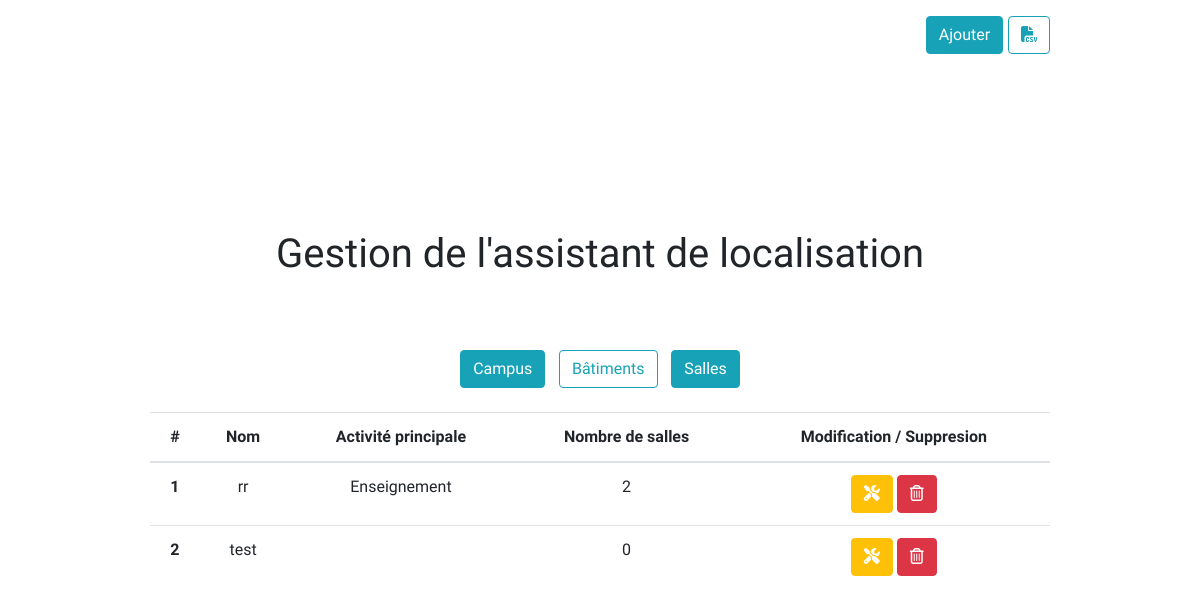
The page /edit/building/0 on the database as committed earlier.
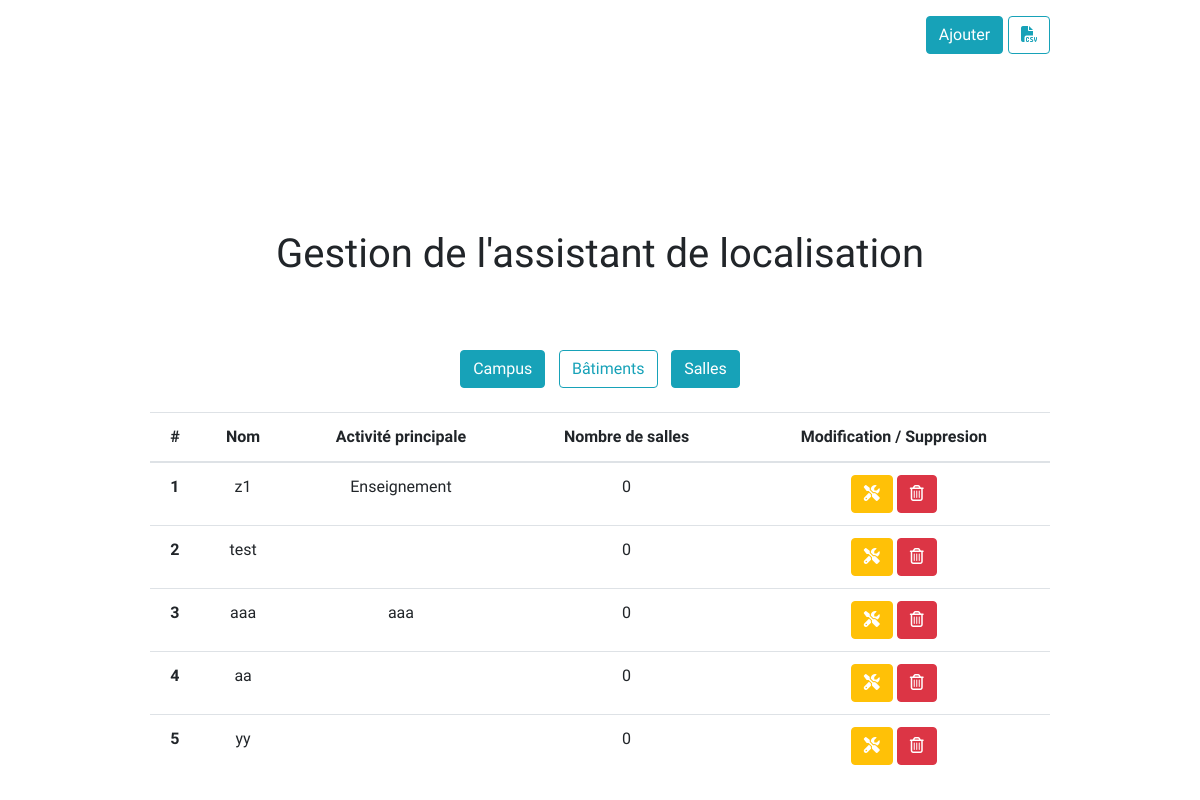
The same page on the database as committed later.
### localisation/models.py (models this page shows)
class Building(models.Model):
    name = models.CharField(max_length = 255)
    main_activity = models.CharField(max_length = 255, default= "")
    address = models.CharField(max_length = 500, default= "")
    coordinates =  models.CharField(max_length = 500, default= "")
    id_campus = models.ForeignKey('Campus' ,on_delete=models.CASCADE, default=DEFAULT_ID)
    class Meta:
        db_table = 'Building'

### managementTool/views.py (the view)
# urls.py: path('edit/building/0' , views.index , name = 'index'),
def index(request):
    hide = ""
    campus =  Campus.objects.all();
    if campus.count() > 0 :
        hide = "building"
        for c in campus :
            c.number = Building.objects.filter(id_campus = c.id).count()
    buildings = Building.objects.all();
    if buildings.count() > 0 :
        hide = "room"
        for b in buildings :
            b.number = Room.objects.filter(id_building = b.id).count()
    rooms = Room.objects.all();
    return render(request , 'index.html', {'buildings' : buildings, 'campus' : campus, 'rooms' : rooms, 'hide' : hide})

### managementTool/templates/index.html (shortened to what this page needs)
{% extends 'layout.html' %}
{% block body %}
    <div class="content">
        <div class="add component">
            <button type="button" class="btn btn-info" onclick="popup()">Ajouter</button>
            <a href="/exportCSV" class="btn btn-outline-info file" ><i class="fas fa-file-csv"></i></a>
        </div>
        <div class="title">
            <h1>Gestion de l'assistant de localisation</h1>
        </div>
        <div class="component buttons">
          <button type="button" class="btn btn-info button-campus" onclick="displayTable('campus')">Campus</button>
          <button type="button" class="btn btn-outline-info button-building" onclick="displayTable('building')">Bâtiments</button>
          <button type="button" class="btn btn-info button-room" onclick="displayTable('room')">Salles</button>
        </div>
        <div class="display component">
          <table class="table building show">
              <thead>
                  <tr>
                      <th scope="col">#</th>
                      <th scope="col">Nom</th>
                      <th scope="col">Activité principale</th>
                      <th scope="col">Nombre de salles</th>
                      <th scope="col">Modification / Suppresion</th>
                  </tr>
              </thead>
              <tbody>
                {% for b in buildings %}
                <tr class="{{b.id}}">
                    <th scope="row">{{forloop.counter}}</th>
                    <td>{{b.name}}</td>
                    <td>{{b.main_activity}}</td>
                    <td>{{b.number}}</td>
                    <td>
                        <a href="{% url 'edit_building' b.id %}" class="btn btn-warning"><i class="fas fa-tools"></i></a>
                        <a href="/edit/building/{{b.id}}/delete" class="btn btn-danger"><i class="far fa-trash-alt"></i></a>
                    </td>
                </tr>
                {% endfor %}
              </tbody>
          </table>
        </div>
    </div>
{% endblock %}

Rows that differ between the two databases and show on the page:
changed Building "Enseignement": name "rr" → "z1"; number "2" → "0"
added Building: name "aaa", main_activity "aaa", number "0"
added Building: name "aa", number "0"
added Building: name "yy", number "0"
